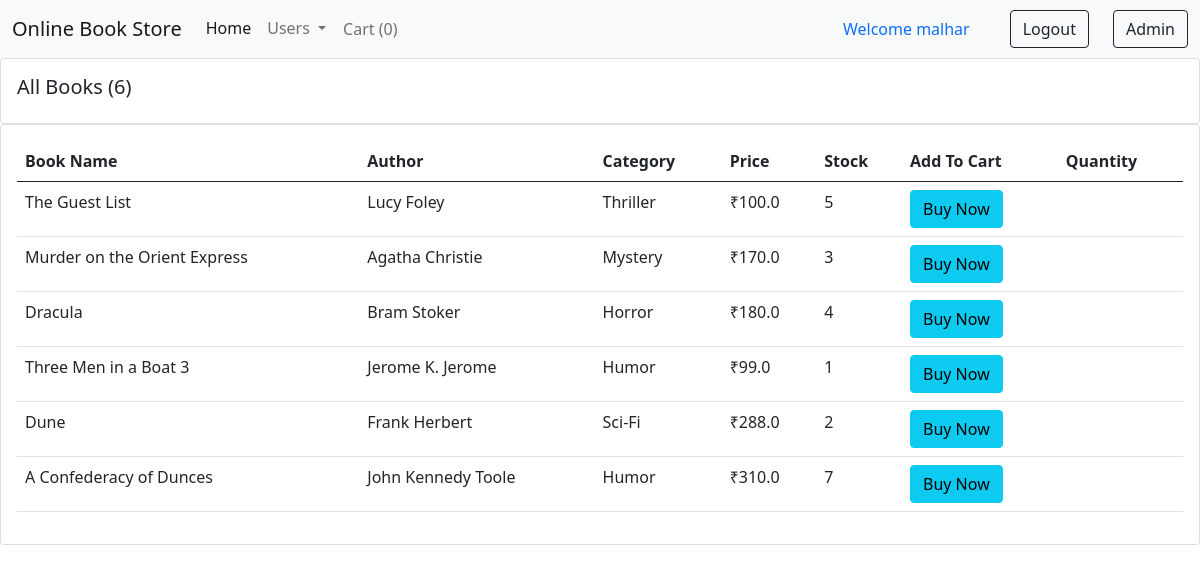
The app's page /for_users/ (signed in), older data.
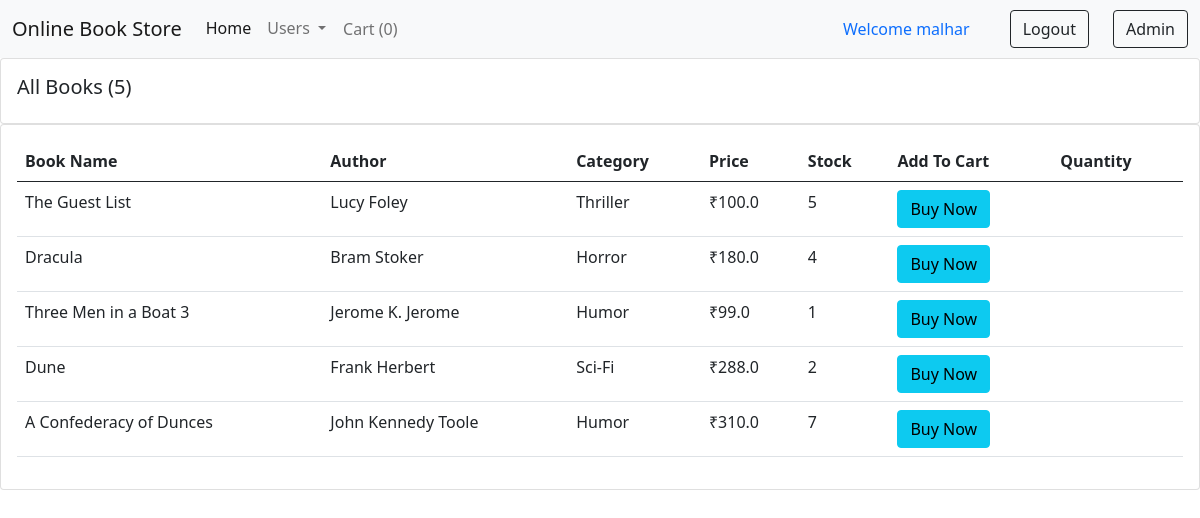
The same page, newer data.
### books/models.py (models this page shows, shortened)
class Book(models.Model):
    CATEGORY = (
    ('Mystery', 'Mystery'),
    ('Thriller', 'Thriller'),
    ('Sci-Fi', 'Sci-Fi'),
    ('Humor', 'Humor'),
    ('Horror', 'Horror'),
    )
    book_name = models.CharField(max_length=100)
    author = models.CharField(max_length=100, default="")
    category = models.CharField(max_length=100, choices=CATEGORY)
    price = models.FloatField()
    stock = models.IntegerField(default=2)

### books/views.py (the view)
# urls.py: path("for_users/", views.Users, name="Users"),
@login_required(login_url = '/user_login')
def Users(request):
    books = Book.objects.all()
    total_books = books.count()
    return render (request, "for_user.html", {'books':books, 'total_books':total_books})

### books/templates/for_user.html (shortened to what this page needs)
{% extends 'user_navbar.html' %}
{% block cart-item %}
<li class="nav-item">
  <a class="nav-link btn btn-light" href="/checkout/" aria-current="page" >Cart
    (<span id="cart">0</span>)</a>
</li>
{% endblock %}
{% block body %}
<div class="row">
  <div class="col-md">
    <div class="card card-body">
      <h5>All Books ({{total_books}})</h5>
    </div>
    <div class="card card-body">
      <table class="table">
        <thead>
          <tr>
            <th>Book Name</th>
            <th>Author</th>
            <th>Category</th>
            <th>Price</th>
            <th>Stock</th>
            <th>Add To Cart</th>
            <th>Quantity</th>
          </tr>
        </thead>
        {% for book in books %}
        <tr>
          <td id="namepr{{book.id}}">{{book.book_name}}</td>
          <td id="authorpr{{book.id}}">{{book.author}}</td>
          <td id="categorypr{{book.id}}">{{book.category}}</td>
          <td> ₹<span id="pricepr{{book.id}}">{{book.price}}</span></td>
          <td id="stock{{book.id}}">{{book.stock}}</td>
          <td><button id="pr{{book.id}}" class="btn btn-info cart">Buy Now</button></td>
          <td class="quantity" id="divpr{{book.id}}"></td>
        </tr>
        {% endfor %}
      </table>
    </div>
  </div>
</div>
{% endblock %}

Row changes from the older to the newer data that the page shows:
removed Book: book_name "Murder on the Orient Express", author "Agatha Christie", category "Mystery", price "170.0", stock "3"
Text that changed along with them:
{{ total_books }}: "6" → "5"
